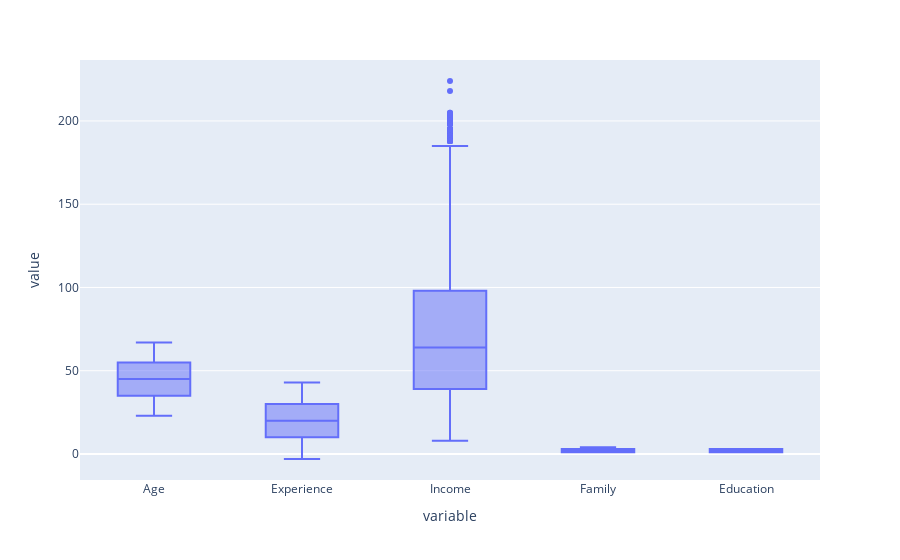

The notebook cell saved with this chart:
### Code cell
#5 number summary 
fig = ps.box(df ,y = ['Age','Experience','Income','Family','Education'])
fig.show()

### Figure 1 — Plotly figure (JSON) as saved in the notebook; plotly's stock layout.template omitted (floating-point values rounded to 4 significant figures; data arrays with more than 128 entries replaced by an {"elided": "..."} marker saying what was removed)
{"data": [{"alignmentgroup": "True", "hovertemplate": "variable=%{x}<br>value=%{y}<extra></extra>", "legendgroup": "", "marker": {"color": "#636efa"}, "name": "", "notched": false, "offsetgroup": "", "orientation": "v", "showlegend": false, "type": "box", "x": {"elided": "25000 str values"}, "x0": " ", "xaxis": "x", "y": {"elided": "25000 int values"}, "y0": " ", "yaxis": "y"}], "layout": {"boxmode": "group", "legend": {"tracegroupgap": 0}, "margin": {"t": 60}, "xaxis": {"anchor": "y", "domain": [0, 1], "title": {"text": "variable"}}, "yaxis": {"anchor": "x", "domain": [0, 1], "title": {"text": "value"}}}}
